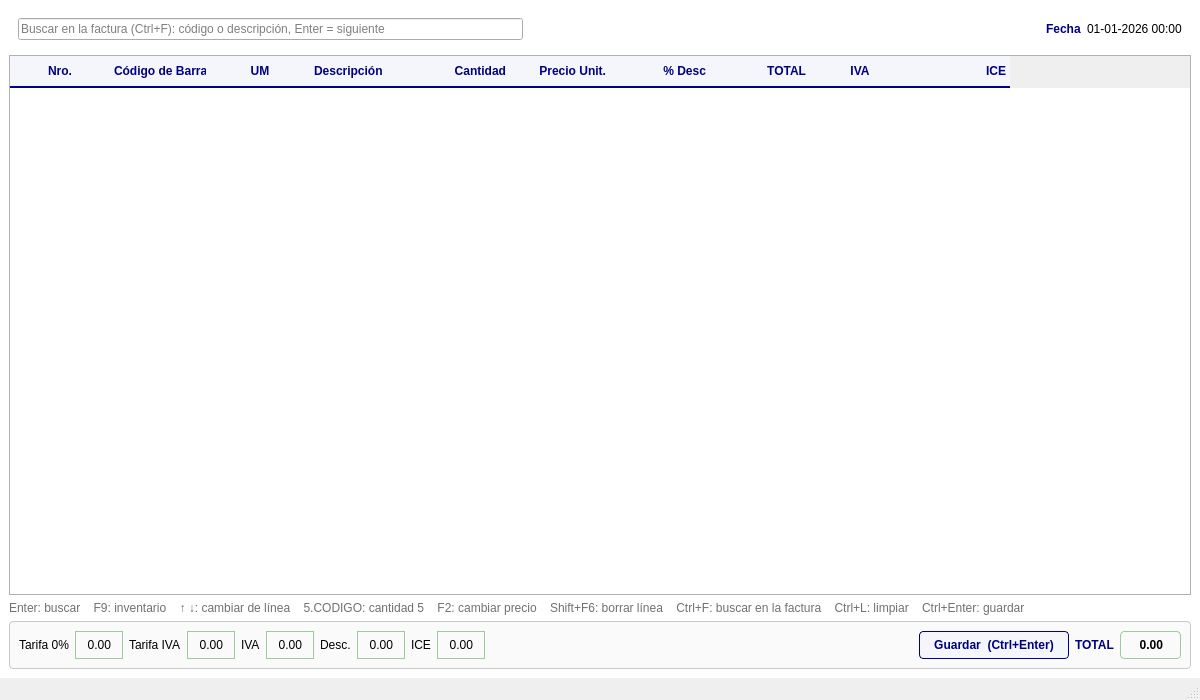
<?xml version="1.0" encoding="UTF-8"?>
<ui version="4.0">
 <class>PointOfSale</class>
 <widget class="QMainWindow" name="PointOfSale">
  <property name="geometry">
   <rect>
    <x>0</x>
    <y>0</y>
    <width>1200</width>
    <height>700</height>
   </rect>
  </property>
  <property name="windowTitle">
   <string>Punto de Venta</string>
  </property>
  <property name="styleSheet">
   <string notr="true">QWidget#centralwidget { background: white; }
QTableView { background: white; color: black; gridline-color: #dcdcdc; border: 1px solid #b0b0b0; }
QTableView::item { padding: 0 4px; }
QTableView::item:selected { background: #e6ff8c; color: black; }
QTableView QLineEdit { background: #ffff80; color: black; border: none;
                      selection-background-color: #1d4ed8; selection-color: white; }
QHeaderView::section { background: #f4f6fb; color: #000080; font-weight: bold;
                       border: none; border-bottom: 2px solid #000080; padding: 6px 4px; }
QLabel#lbl_help { color: #707070; }
QLabel#lbl_not_found { color: #b00020; }
QLabel#lbl_date_title, QLabel#lbl_total_title { color: #000080; font-weight: bold; }
QFrame#frameTotals { background: #fafafa; border: 1px solid #c8c8c8; border-radius: 4px; }
QFrame#frameTotals QLabel { background: transparent; }
QLabel#lbl_t0_value, QLabel#lbl_tiva_value, QLabel#lbl_iva_value, QLabel#lbl_discount_value, QLabel#lbl_ice_value {
    background: #e3f5e3; border: 1px solid #9ccc9c; padding: 2px 8px; }
QLabel#lbl_total { background: #e3f5e3; border: 1px solid #9ccc9c; border-radius: 4px;
                   color: black; font-weight: bold; padding: 2px 14px; }
QPushButton#push_save { background: #f4f6fb; color: #000080; border: 1px solid #000080;
                        border-radius: 4px; padding: 6px 14px; font-weight: bold; }
QPushButton#push_save:hover { background: #e6ff8c; }</string>
  </property>
  <widget class="QWidget" name="centralwidget">
   <layout class="QVBoxLayout" name="verticalLayout">
    <item>
     <widget class="QFrame" name="frameHeader">
      <property name="frameShape">
       <enum>QFrame::Shape::NoFrame</enum>
      </property>
      <layout class="QHBoxLayout" name="horizontalLayout">
       <item>
        <widget class="QLineEdit" name="txt_find">
         <property name="maximumSize">
          <size>
           <width>520</width>
           <height>16777215</height>
          </size>
         </property>
         <property name="placeholderText">
          <string>Buscar en la factura (Ctrl+F): código o descripción, Enter = siguiente</string>
         </property>
         <property name="clearButtonEnabled">
          <bool>true</bool>
         </property>
        </widget>
       </item>
       <item>
        <widget class="QLabel" name="lbl_not_found">
         <property name="text">
          <string/>
         </property>
        </widget>
       </item>
       <item>
        <spacer name="horizontalSpacer">
         <property name="orientation">
          <enum>Qt::Orientation::Horizontal</enum>
         </property>
         <property name="sizeHint" stdset="0">
          <size>
           <width>40</width>
           <height>20</height>
          </size>
         </property>
        </spacer>
       </item>
       <item>
        <widget class="QLabel" name="lbl_date_title">
         <property name="text">
          <string>Fecha</string>
         </property>
        </widget>
       </item>
       <item>
        <widget class="QLabel" name="lbl_date">
         <property name="text">
          <string>01-01-2026 00:00</string>
         </property>
        </widget>
       </item>
      </layout>
     </widget>
    </item>
    <item>
     <widget class="QTableWidget" name="table_lines">
      <property name="focusPolicy">
       <enum>Qt::FocusPolicy::StrongFocus</enum>
      </property>
      <property name="contextMenuPolicy">
       <enum>Qt::ContextMenuPolicy::NoContextMenu</enum>
      </property>
      <property name="editTriggers">
       <set>QAbstractItemView::EditTrigger::NoEditTriggers</set>
      </property>
      <property name="alternatingRowColors">
       <bool>false</bool>
      </property>
      <property name="selectionMode">
       <enum>QAbstractItemView::SelectionMode::SingleSelection</enum>
      </property>
      <property name="selectionBehavior">
       <enum>QAbstractItemView::SelectionBehavior::SelectRows</enum>
      </property>
      <property name="horizontalScrollBarPolicy">
       <enum>Qt::ScrollBarPolicy::ScrollBarAsNeeded</enum>
      </property>
      <attribute name="horizontalHeaderHighlightSections">
       <bool>false</bool>
      </attribute>
      <attribute name="horizontalHeaderStretchLastSection">
       <bool>false</bool>
      </attribute>
      <attribute name="horizontalHeaderMinimumSectionSize">
       <number>30</number>
      </attribute>
      <attribute name="verticalHeaderVisible">
       <bool>false</bool>
      </attribute>
      <column>
       <property name="text">
        <string>Nro.</string>
       </property>
       <property name="whatsThis">
        <string>number</string>
       </property>
       <property name="textAlignment">
        <set>AlignCenter</set>
       </property>
      </column>
      <column>
       <property name="text">
        <string>Código de Barras</string>
       </property>
       <property name="whatsThis">
        <string>code</string>
       </property>
       <property name="textAlignment">
        <set>AlignLeading|AlignVCenter</set>
       </property>
      </column>
      <column>
       <property name="text">
        <string>UM</string>
       </property>
       <property name="whatsThis">
        <string>uom</string>
       </property>
       <property name="textAlignment">
        <set>AlignCenter</set>
       </property>
      </column>
      <column>
       <property name="text">
        <string>Descripción</string>
       </property>
       <property name="whatsThis">
        <string>name</string>
       </property>
       <property name="textAlignment">
        <set>AlignLeading|AlignVCenter</set>
       </property>
      </column>
      <column>
       <property name="text">
        <string>Cantidad</string>
       </property>
       <property name="whatsThis">
        <string>quantity</string>
       </property>
       <property name="textAlignment">
        <set>AlignTrailing|AlignVCenter</set>
       </property>
      </column>
      <column>
       <property name="text">
        <string>Precio Unit.</string>
       </property>
       <property name="whatsThis">
        <string>price</string>
       </property>
       <property name="textAlignment">
        <set>AlignTrailing|AlignVCenter</set>
       </property>
      </column>
      <column>
       <property name="text">
        <string>% Desc</string>
       </property>
       <property name="whatsThis">
        <string>discount</string>
       </property>
       <property name="textAlignment">
        <set>AlignTrailing|AlignVCenter</set>
       </property>
      </column>
      <column>
       <property name="text">
        <string>TOTAL</string>
       </property>
       <property name="whatsThis">
        <string>subtotal</string>
       </property>
       <property name="textAlignment">
        <set>AlignTrailing|AlignVCenter</set>
       </property>
      </column>
      <column>
       <property name="text">
        <string>IVA</string>
       </property>
       <property name="whatsThis">
        <string>tax</string>
       </property>
       <property name="textAlignment">
        <set>AlignCenter</set>
       </property>
      </column>
      <column>
       <property name="text">
        <string>ICE</string>
       </property>
       <property name="whatsThis">
        <string>ice</string>
       </property>
       <property name="textAlignment">
        <set>AlignTrailing|AlignVCenter</set>
       </property>
      </column>
     </widget>
    </item>
    <item>
     <widget class="QLabel" name="lbl_help">
      <property name="text">
       <string>Enter: buscar    F9: inventario    ↑ ↓: cambiar de línea    5.CODIGO: cantidad 5    F2: cambiar precio    Shift+F6: borrar línea    Ctrl+F: buscar en la factura    Ctrl+L: limpiar    Ctrl+Enter: guardar</string>
      </property>
      <property name="wordWrap">
       <bool>true</bool>
      </property>
     </widget>
    </item>
    <item>
     <widget class="QFrame" name="frameTotals">
      <property name="frameShape">
       <enum>QFrame::Shape::StyledPanel</enum>
      </property>
      <layout class="QHBoxLayout" name="horizontalLayout_2">
       <item>
        <widget class="QLabel" name="lbl_t0">
         <property name="text">
          <string>Tarifa 0%</string>
         </property>
        </widget>
       </item>
       <item>
        <widget class="QLabel" name="lbl_t0_value">
         <property name="text">
          <string>0.00</string>
         </property>
         <property name="alignment">
          <set>Qt::AlignmentFlag::AlignRight|Qt::AlignmentFlag::AlignVCenter</set>
         </property>
        </widget>
       </item>
       <item>
        <widget class="QLabel" name="lbl_tiva">
         <property name="text">
          <string>Tarifa IVA</string>
         </property>
        </widget>
       </item>
       <item>
        <widget class="QLabel" name="lbl_tiva_value">
         <property name="text">
          <string>0.00</string>
         </property>
         <property name="alignment">
          <set>Qt::AlignmentFlag::AlignRight|Qt::AlignmentFlag::AlignVCenter</set>
         </property>
        </widget>
       </item>
       <item>
        <widget class="QLabel" name="lbl_iva">
         <property name="text">
          <string>IVA</string>
         </property>
        </widget>
       </item>
       <item>
        <widget class="QLabel" name="lbl_iva_value">
         <property name="text">
          <string>0.00</string>
         </property>
         <property name="alignment">
          <set>Qt::AlignmentFlag::AlignRight|Qt::AlignmentFlag::AlignVCenter</set>
         </property>
        </widget>
       </item>
       <item>
        <widget class="QLabel" name="lbl_discount">
         <property name="text">
          <string>Desc.</string>
         </property>
        </widget>
       </item>
       <item>
        <widget class="QLabel" name="lbl_discount_value">
         <property name="text">
          <string>0.00</string>
         </property>
         <property name="alignment">
          <set>Qt::AlignmentFlag::AlignRight|Qt::AlignmentFlag::AlignVCenter</set>
         </property>
        </widget>
       </item>
       <item>
        <widget class="QLabel" name="lbl_ice">
         <property name="text">
          <string>ICE</string>
         </property>
        </widget>
       </item>
       <item>
        <widget class="QLabel" name="lbl_ice_value">
         <property name="text">
          <string>0.00</string>
         </property>
         <property name="alignment">
          <set>Qt::AlignmentFlag::AlignRight|Qt::AlignmentFlag::AlignVCenter</set>
         </property>
        </widget>
       </item>
       <item>
        <spacer name="horizontalSpacer_2">
         <property name="orientation">
          <enum>Qt::Orientation::Horizontal</enum>
         </property>
         <property name="sizeHint" stdset="0">
          <size>
           <width>40</width>
           <height>20</height>
          </size>
         </property>
        </spacer>
       </item>
       <item>
        <widget class="QPushButton" name="push_save">
         <property name="focusPolicy">
          <enum>Qt::FocusPolicy::NoFocus</enum>
         </property>
         <property name="text">
          <string>Guardar  (Ctrl+Enter)</string>
         </property>
        </widget>
       </item>
       <item>
        <widget class="QLabel" name="lbl_total_title">
         <property name="text">
          <string>TOTAL</string>
         </property>
        </widget>
       </item>
       <item>
        <widget class="QLabel" name="lbl_total">
         <property name="text">
          <string>0.00</string>
         </property>
         <property name="alignment">
          <set>Qt::AlignmentFlag::AlignRight|Qt::AlignmentFlag::AlignVCenter</set>
         </property>
        </widget>
       </item>
      </layout>
     </widget>
    </item>
   </layout>
  </widget>
  <widget class="QStatusBar" name="statusbar"/>
 </widget>
 <resources/>
 <connections/>
</ui>
